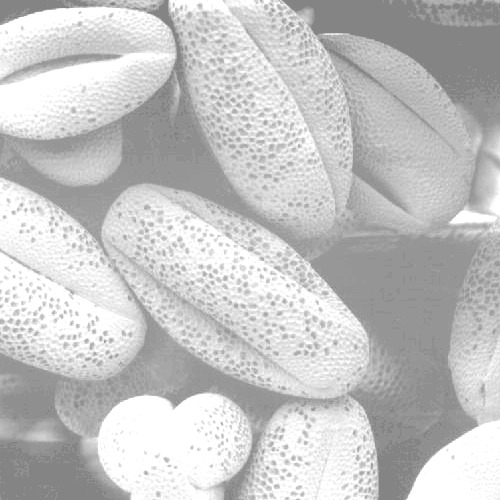
#> input picture Signals and Image Processing/Fig0316(1)(top_left).tif, 500 x 500 px
$ python 'SIP Lab 5 (maybe).py'
#> lines starting #> are read from the running program, lines starting #| are printed output that depends on the picture
import numpy as np
import matplotlib.pyplot as plt
import cv2

'''
Name: Achintya Kamath
Roll Number: R030
MBA Tech Artificial Intelligence
Subject: Signals and Image Processing
Batch: B1
Date: 17/02/2023
Lab 5
'''

# Info about me and the practical

print("\n ############# ################ ####################\n")

print(" Name: Achintya Kamath \n Roll Number: R030 \n Program: MBA Tech Artificial Intelligence \n Subject: Signals and Image Processing\n Batch: B1 \n Date: 03/02/2023 \n Lab 5 - Histogram Equalization")

print("\n ############# ################ ####################\n")

# making a function to make and count histograms #

# this function can return two things depending on the "thing" #
# thing = 1: plots the histogram of the image                  #
# thing = 2: just returns the x and y values                   #

def history(img,thing):
    maximum_o_img = np.amax(img) + 1

    x = np.arange(0, maximum_o_img, dtype=int)
    y = np.zeros(maximum_o_img, dtype=int)

    for a in img:
        for h in a:
            y[h] += 1

    # ploting the histogram #
    if thing == 0:
        plt.subplot(2,1,1)
        plt.title("Image")
        plt.imshow(img, cmap='gray')
        plt.subplot(2,1,2)
        plt.xlabel('intensity value')
        plt.ylabel('number of pixels')
        plt.title("Histogram of the Image")
        plt.stem(x,y,linefmt="xkcd:light purple", markerfmt="xkcd:green")
        plt.show()
    else:
        return x and y


def Equalizer(img,thing):
    xv, yv = history(img,1)
    difY = np.zeros(256, dtype=int)

    Smax, Smin = int(0), int(255)

    Rmax = np.amin(img)
    Rmin = np.amax(img)

    Sv = []

    for i in xv:
        S = ((Smax - Smin)/(Rmax - Rmin))*(i - Rmin) + Smin
        Sv.append(S)

Image1 = cv2.imread("Fig0316(1)(top_left).tif", 0)
#> Image1 is the input picture: shape (500, 500); min 132, max 255, mean 196.4
Image2 = cv2.imread("Fig0316(2)(2nd_from_top).tif", 0)
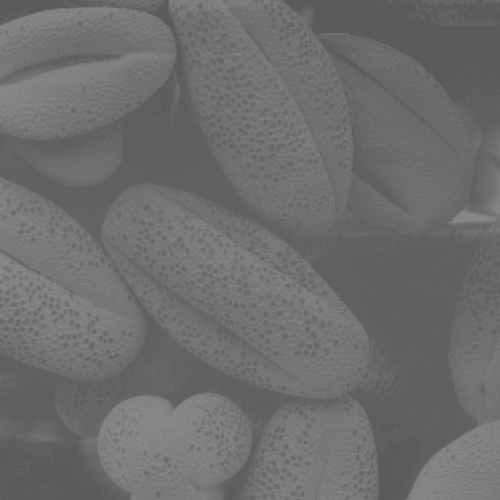
#> input picture Signals and Image Processing/Fig0316(2)(2nd_from_top).tif, 500 x 500 px
#> Image2 is the input picture: shape (500, 500); min 91, max 138, mean 109.1
Image3 = cv2.imread("Fig0316(3)(third_from_top).tif", 0)
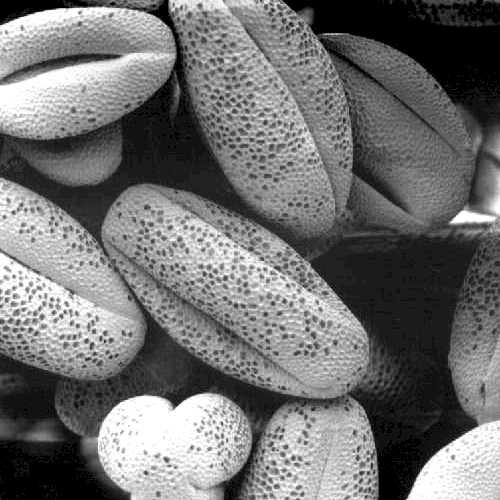
#> input picture Signals and Image Processing/Fig0316(3)(third_from_top).tif, 500 x 500 px
#> Image3 is the input picture: shape (500, 500); min 0, max 255, mean 113.2
Image4 = cv2.imread("Fig0316(4)(bottom_left).tif", 0)
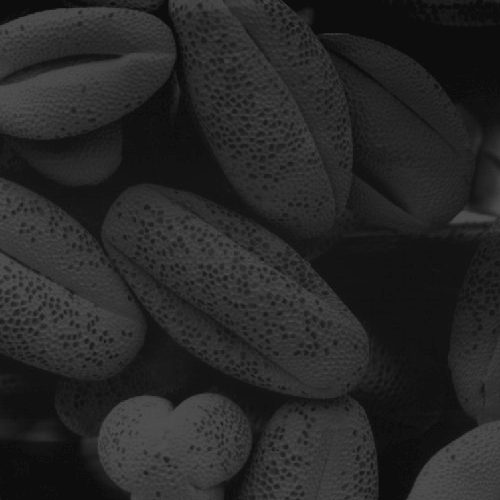
#> input picture Signals and Image Processing/Fig0316(4)(bottom_left).tif, 500 x 500 px
#> Image4 is the input picture: shape (500, 500); min 13, max 83, mean 38.7

history(Image1,0)
#> in history, `maximum_o_img = np.amax(img) + 1`: maximum_o_img = 256
#> after the loop in history, `for a in img:`: y = 256 values, max 28659 at index 255, min 0 at index 0, mean 976.6
#> in history, `plt.show()`:
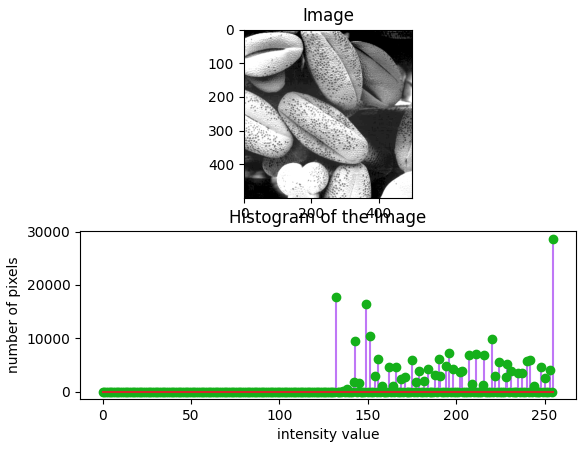
#> figure drawn by matplotlib, 2 panels; panel 2: curve peaks at x = 255, y = 28659
history(Image2,0)
#> call 2 of history, with thing = 0
#> in history (call 2), `maximum_o_img = np.amax(img) + 1`: maximum_o_img = 139
#> after the loop in history (call 2), `for a in img:`: y = 139 values, max 19078 at index 96, min 0 at index 0, mean 1798.6
#> in history (call 2), `plt.show()`:
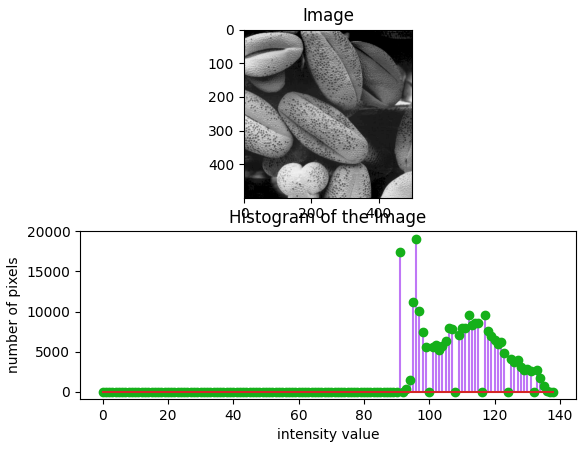
#> figure drawn by matplotlib, 2 panels; panel 2: curve peaks at x = 96, y = 19078
history(Image3,0)
#> call 3 of history, with thing = 0
#> in history (call 3), `maximum_o_img = np.amax(img) + 1`: maximum_o_img = 256
#> after the loop in history (call 3), `for a in img:`: y = 256 values, max 17496 at index 0, min 0 at index 4, mean 976.6
#> in history (call 3), `plt.show()`:
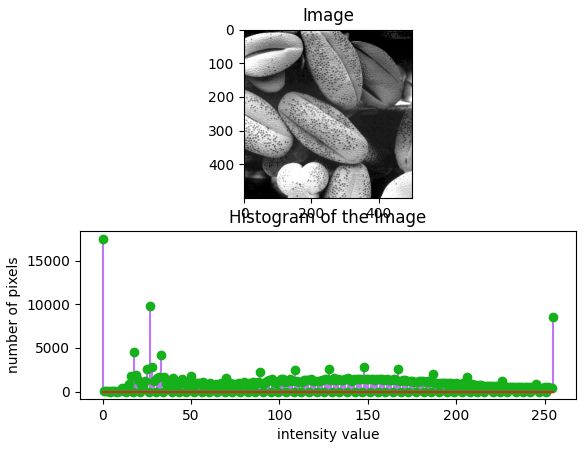
#> figure drawn by matplotlib, 2 panels; panel 2: curve peaks at x = 0, y = 17496
history(Image4,0)
#> call 4 of history, with thing = 0
#> in history (call 4), `maximum_o_img = np.amax(img) + 1`: maximum_o_img = 84
#> after the loop in history (call 4), `for a in img:`: y = 84 values, max 17718 at index 13, min 0 at index 0, mean 2976.2
#> in history (call 4), `plt.show()`:
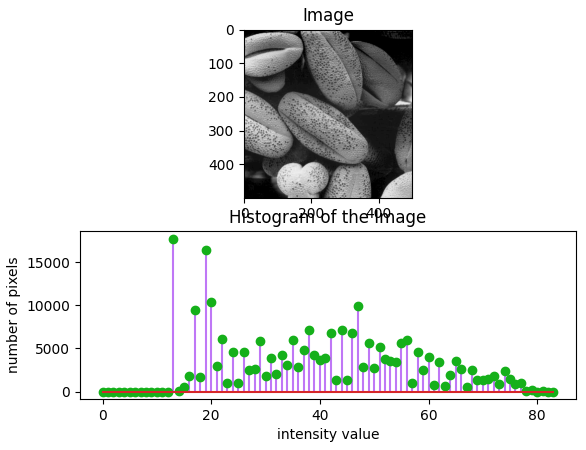
#> figure drawn by matplotlib, 2 panels; panel 2: curve peaks at x = 13, y = 17718
